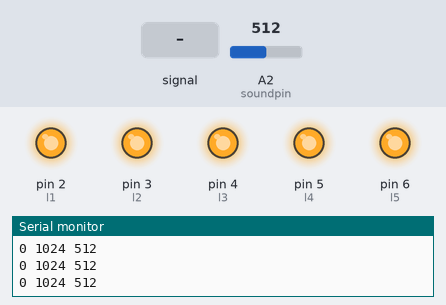
Bench run of a sketch on a simulated Arduino Uno, built with avr-gcc and run on an emulated ATmega328P. On the bench: output pins drawn as LEDs (lit = HIGH), the last lines printed to the serial monitor. The inputs (shaded band) are chosen by the test bench; at power-on: A2 (soundpin) = 512.

Above: at 1.2 s.
1.3 s: A2 (soundpin) fed a 200 Hz sine of ±81 counts around its level
4.3 s: A2 (soundpin) set to 90
At 5.3 s:
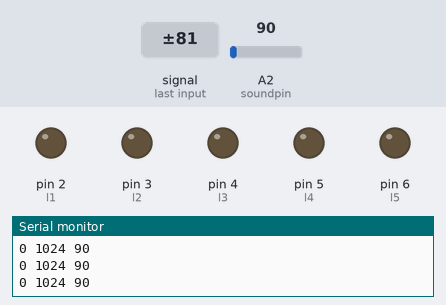
5.8 s: A2 (soundpin) set to 107
At 6.9 s:
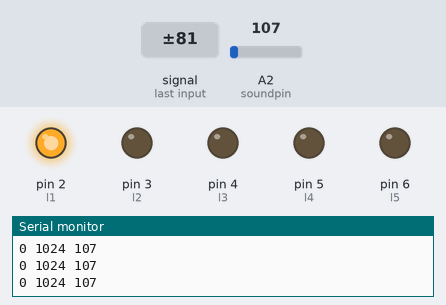
7.3 s: A2 (soundpin) set to 192
10.3 s: A2 (soundpin) set to 214
At 11.2 s:
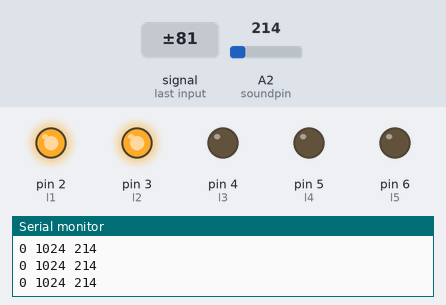
11.8 s: A2 (soundpin) set to 290
13.3 s: A2 (soundpin) set to 316
At 13.8 s:
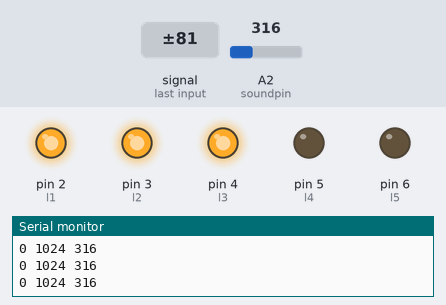
Timing chart, 0 to 15.8 s (numbered marks = the images above; inputs shaded):
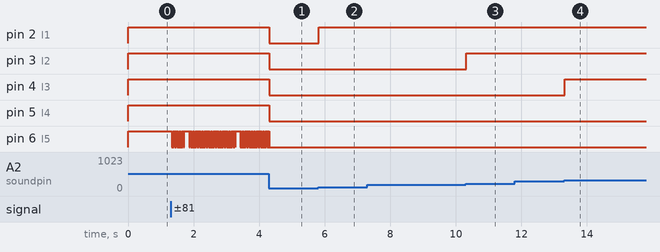

Measured:
- the behaviour switches between 100 and 101 on A2 (soundpin) (found by bisection; images 1 and 2)
- the behaviour switches between 200 and 201 on A2 (soundpin) (found by bisection; images 2 and 3)
- the behaviour switches between 300 and 301 on A2 (soundpin) (found by bisection; images 3 and 4)
- after the input at 4.3 s, pin 2 (l1), pin 3 (l2), pin 4 (l3), pin 5 (l4): HIGH → LOW at once; pin 6 (l5): goes on until 4.3 s, then stays LOW
- after the input at 5.8 s, pin 2 (l1): LOW → HIGH at once
- after the input at 10.3 s, pin 3 (l2): LOW → HIGH at once
- after the input at 13.3 s, pin 4 (l3): LOW → HIGH at once

The sketch:

Sound_with_light_.ino
```cpp
int l1 = 2;
int l2 = 3;
int l3 = 4;
int l4 = 5;
int l5 = 6;

// ledpin and soundpin are not changed throughout the process
const int soundpin = A2;
const int threshold = 532; // sets threshold value for sound sensor

void setup() {
  Serial.begin(9600);
  pinMode(l1, OUTPUT);
  pinMode(l2, OUTPUT);
  pinMode(l3, OUTPUT);
  pinMode(l4, OUTPUT);
  pinMode(l5, OUTPUT);

  pinMode(soundpin, INPUT);
}


void loop() {
  int soundsens = analogRead(soundpin); // reads analog data from sound sensor

  Serial.print("0 1024 ");
  Serial.println(soundsens);

  if (soundsens > 100) {
    digitalWrite(l1, HIGH);
  } else {
    digitalWrite(l1, LOW);
  }

  if (soundsens > 200) {
    digitalWrite(l2, HIGH);
  } else {
    digitalWrite(l2, LOW);
  }

  if (soundsens > 300) {
    digitalWrite(l3, HIGH);
  } else {
    digitalWrite(l3, LOW);
  }

   if (soundsens > 400) {
    digitalWrite(l4, HIGH);
  } else {
    digitalWrite(l4, LOW);
  }

  if (soundsens > 500) {
    digitalWrite(l5, HIGH);
  } else {
    digitalWrite(l5, LOW);
  }
}
```
